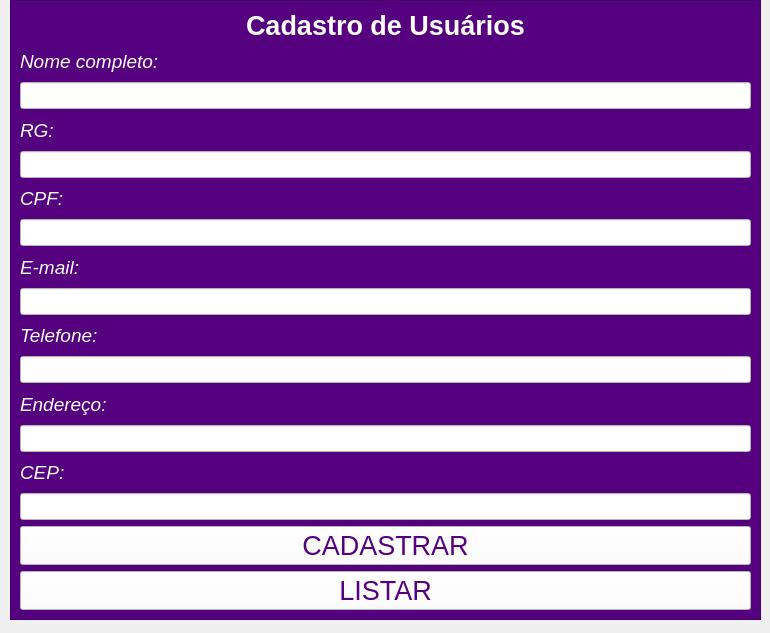
<?xml version="1.0" encoding="UTF-8"?>
<ui version="4.0">
 <class>MainWindow</class>
 <widget class="QMainWindow" name="MainWindow">
  <property name="geometry">
   <rect>
    <x>0</x>
    <y>0</y>
    <width>770</width>
    <height>633</height>
   </rect>
  </property>
  <property name="windowTitle">
   <string>MainWindow</string>
  </property>
  <widget class="QWidget" name="centralwidget">
   <widget class="QFrame" name="frame">
    <property name="geometry">
     <rect>
      <x>10</x>
      <y>0</y>
      <width>751</width>
      <height>620</height>
     </rect>
    </property>
    <property name="styleSheet">
     <string notr="true">color: rgb(255, 255, 255);
background-color: rgb(85, 0, 127);</string>
    </property>
    <property name="frameShape">
     <enum>QFrame::StyledPanel</enum>
    </property>
    <property name="frameShadow">
     <enum>QFrame::Raised</enum>
    </property>
    <layout class="QVBoxLayout" name="verticalLayout">
     <item>
      <widget class="QLabel" name="label">
       <property name="font">
        <font>
         <pointsize>20</pointsize>
         <weight>75</weight>
         <bold>true</bold>
        </font>
       </property>
       <property name="text">
        <string>Cadastro de Usuários</string>
       </property>
       <property name="alignment">
        <set>Qt::AlignCenter</set>
       </property>
      </widget>
     </item>
     <item>
      <widget class="QLabel" name="label_2">
       <property name="font">
        <font>
         <pointsize>14</pointsize>
         <italic>true</italic>
        </font>
       </property>
       <property name="text">
        <string>Nome completo:</string>
       </property>
      </widget>
     </item>
     <item>
      <widget class="QLineEdit" name="nome">
       <property name="font">
        <font>
         <pointsize>12</pointsize>
        </font>
       </property>
       <property name="styleSheet">
        <string notr="true">background-color: rgb(255, 255, 255);</string>
       </property>
      </widget>
     </item>
     <item>
      <widget class="QLabel" name="label_3">
       <property name="font">
        <font>
         <pointsize>14</pointsize>
         <italic>true</italic>
        </font>
       </property>
       <property name="text">
        <string>RG:</string>
       </property>
      </widget>
     </item>
     <item>
      <widget class="QLineEdit" name="rg">
       <property name="font">
        <font>
         <pointsize>12</pointsize>
        </font>
       </property>
       <property name="styleSheet">
        <string notr="true">background-color: rgb(255, 255, 255);</string>
       </property>
      </widget>
     </item>
     <item>
      <widget class="QLabel" name="label_7">
       <property name="font">
        <font>
         <pointsize>14</pointsize>
         <italic>true</italic>
        </font>
       </property>
       <property name="text">
        <string>CPF:</string>
       </property>
      </widget>
     </item>
     <item>
      <widget class="QLineEdit" name="cpf">
       <property name="font">
        <font>
         <pointsize>12</pointsize>
        </font>
       </property>
       <property name="styleSheet">
        <string notr="true">background-color: rgb(255, 255, 255);</string>
       </property>
      </widget>
     </item>
     <item>
      <widget class="QLabel" name="label_4">
       <property name="font">
        <font>
         <pointsize>14</pointsize>
         <italic>true</italic>
        </font>
       </property>
       <property name="text">
        <string>E-mail:</string>
       </property>
      </widget>
     </item>
     <item>
      <widget class="QLineEdit" name="email">
       <property name="font">
        <font>
         <pointsize>12</pointsize>
        </font>
       </property>
       <property name="styleSheet">
        <string notr="true">background-color: rgb(255, 255, 255);</string>
       </property>
      </widget>
     </item>
     <item>
      <widget class="QLabel" name="label_6">
       <property name="font">
        <font>
         <pointsize>14</pointsize>
         <italic>true</italic>
        </font>
       </property>
       <property name="text">
        <string>Telefone:</string>
       </property>
      </widget>
     </item>
     <item>
      <widget class="QLineEdit" name="telefone">
       <property name="font">
        <font>
         <pointsize>12</pointsize>
        </font>
       </property>
       <property name="styleSheet">
        <string notr="true">background-color: rgb(255, 255, 255);</string>
       </property>
      </widget>
     </item>
     <item>
      <widget class="QLabel" name="label_9">
       <property name="font">
        <font>
         <pointsize>14</pointsize>
         <italic>true</italic>
        </font>
       </property>
       <property name="text">
        <string>Endereço:</string>
       </property>
      </widget>
     </item>
     <item>
      <widget class="QLineEdit" name="endereco">
       <property name="font">
        <font>
         <pointsize>12</pointsize>
        </font>
       </property>
       <property name="styleSheet">
        <string notr="true">background-color: rgb(255, 255, 255);</string>
       </property>
      </widget>
     </item>
     <item>
      <widget class="QLabel" name="label_10">
       <property name="font">
        <font>
         <pointsize>14</pointsize>
         <italic>true</italic>
        </font>
       </property>
       <property name="text">
        <string>CEP:</string>
       </property>
      </widget>
     </item>
     <item>
      <widget class="QLineEdit" name="cep">
       <property name="font">
        <font>
         <pointsize>12</pointsize>
        </font>
       </property>
       <property name="styleSheet">
        <string notr="true">background-color: rgb(255, 255, 255);</string>
       </property>
      </widget>
     </item>
     <item>
      <widget class="QPushButton" name="cadastrar">
       <property name="font">
        <font>
         <pointsize>20</pointsize>
        </font>
       </property>
       <property name="styleSheet">
        <string notr="true">color: rgb(85, 0, 127);
background-color: rgb(255, 255, 255);</string>
       </property>
       <property name="text">
        <string>CADASTRAR</string>
       </property>
      </widget>
     </item>
     <item>
      <widget class="QPushButton" name="listar">
       <property name="font">
        <font>
         <pointsize>20</pointsize>
        </font>
       </property>
       <property name="styleSheet">
        <string notr="true">color: rgb(85, 0, 127);
background-color: rgb(255, 255, 255);</string>
       </property>
       <property name="text">
        <string>LISTAR</string>
       </property>
      </widget>
     </item>
    </layout>
   </widget>
  </widget>
 </widget>
 <resources/>
 <connections/>
</ui>
